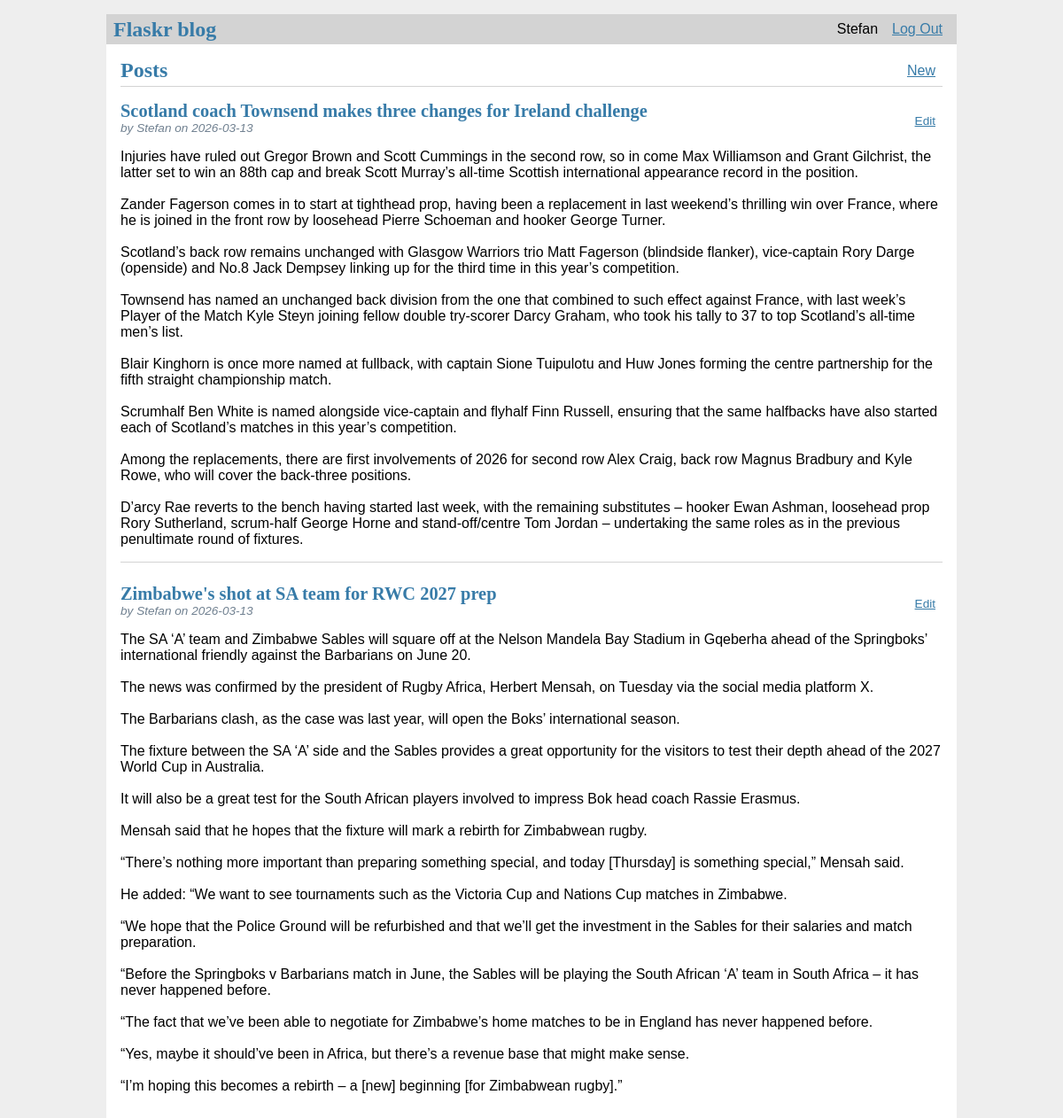
Screenshot of / (signed in) with the database file from the repository.
### tables this page shows
CREATE TABLE user (
  id INTEGER PRIMARY KEY AUTOINCREMENT,
  username TEXT UNIQUE NOT NULL,
  password TEXT NOT NULL
);

CREATE TABLE post (
  id INTEGER PRIMARY KEY AUTOINCREMENT,
  author_id INTEGER NOT NULL,
  created TIMESTAMP NOT NULL DEFAULT CURRENT_TIMESTAMP,
  title TEXT NOT NULL,
  body TEXT NOT NULL,
  FOREIGN KEY (author_id) REFERENCES user (id)
);

### flaskr/blog.py (the view)
@bp.route('/')
def index():
    db = get_db()
    posts = db.execute(
        'SELECT p.id, title, body, created, author_id, username'
        ' FROM post p JOIN user u ON p.author_id = u.id'
        ' ORDER BY created DESC'
    ).fetchall()
    return render_template('blog/index.html', posts=posts)

### flaskr/auth.py (called while the page is built)
@bp.before_app_request
def load_logged_in_user():
    user_id = session.get('user_id')
    if user_id is None:
        g.user = None
    else:
        g.user = get_db().execute(
            'SELECT * FROM user WHERE id = ?', (user_id,)
        ).fetchone()

### flaskr/db.py (called while the page is built)
def get_db():
    if 'db' not in g:
        g.db = sqlite3.connect(
            current_app.config['DATABASE'],
            detect_types=sqlite3.PARSE_DECLTYPES
        )
        g.db.row_factory = sqlite3.Row
    return g.db

### flaskr/templates/blog/index.html
{% extends 'base.html' %}
{% block header %}
  <h1>{% block title %}Posts{% endblock %}</h1>
  {% if g.user %}
    <a class="action" href="{{ url_for('blog.create') }}">New</a>
  {% endif %}
{% endblock %}
{% block content %}
  {% for post in posts %}
    <article class="post">
      <header>
        <div>
          <h1>{{ post['title'] }}</h1>
          <div class="about">by {{ post['username'] }} on {{ post['created'].strftime('%Y-%m-%d') }}</div>
        </div>
        {% if g.user['id'] == post['author_id'] %}
          <a class="action" href="{{ url_for('blog.update', id=post['id']) }}">Edit</a>
        {% endif %}
      </header>
      <p class="body">{{ post['body'] }}</p>
    </article>
    {% if not loop.last %}
      <hr>
    {% endif %}
  {% endfor %}
{% endblock %}

### flaskr/templates/base.html (shortened to what this page needs)
<!doctype html>
<link rel="stylesheet" href="{{ url_for('static', filename='style.css') }}">
<nav>
  <h1>Flaskr blog</h1>
  <ul>
    {% if g.user %}
      <li><span>{{ g.user['username'] }}</span>
      <li><a href="{{ url_for('auth.logout') }}">Log Out</a>
    {% else %}
      <li><a href="{{ url_for('auth.register') }}">Register</a>
      <li><a href="{{ url_for('auth.login') }}">Log In</a>
    {% endif %}
  </ul>
</nav>
<section class="content">
  <header>
    {% block header %}{% endblock %}
  </header>
  {% block content %}{% endblock %}
</section>

### flaskr/static/style.css (style rules this page uses)
h1 { font-family: serif; color: #377ba8; margin: 1rem 0; }
a { color: #377ba8; }
hr { border: none; border-top: 1px solid lightgray; }
nav { background: lightgray; display: flex; align-items: center; padding: 0 0.5rem; }
nav h1 { flex: auto; margin: 0; }
nav ul { display: flex; list-style: none; margin: 0; padding: 0; }
nav ul li a, nav ul li span, header .action { display: block; padding: 0.5rem; }
.content { padding: 0 1rem 1rem; }
.content > header { border-bottom: 1px solid lightgray; display: flex; align-items: flex-end; }
.content > header h1 { flex: auto; margin: 1rem 0 0.25rem 0; }
.post > header { display: flex; align-items: flex-end; font-size: 0.85em; }
.post > header > div:first-of-type { flex: auto; }
.post > header h1 { font-size: 1.5em; margin-bottom: 0; }
.post .about { color: slategray; font-style: italic; }
.post .body { white-space: pre-line; }
.content:last-child { margin-bottom: 0; }

### rows the page displays
user: user.username "Stefan"
post: title "Scotland coach Townsend makes three changes for Ireland challenge", username "Stefan", created "2026-03-13", body "Injuries have ruled out Gregor Brown and Scott Cummings in the second row, so in come Max Williamson and Grant Gilchrist, the latter set to win an 88th cap and break Scott Murray’s all-time Scottish international appearance record in the position. Zander Fagerson comes in to start at tighthead prop, having been a replacement in last weekend’s thrilling win over France, where he is joined in the front row by loosehead Pierre Schoeman and hooker George Turner. Scotland’s back row remains unchanged with Glasgow Warriors trio Matt Fagerson (blindside flanker), vice-captain Rory Darge (openside) and No.8 Jack Dempsey linking up for the third time in this year’s competition. Townsend has named an…"
post: title "Zimbabwe's shot at SA team for RWC 2027 prep", username "Stefan", created "2026-03-13", body "The SA ‘A’ team and Zimbabwe Sables will square off at the Nelson Mandela Bay Stadium in Gqeberha ahead of the Springboks’ international friendly against the Barbarians on June 20. The news was confirmed by the president of Rugby Africa, Herbert Mensah, on Tuesday via the social media platform X. The Barbarians clash, as the case was last year, will open the Boks’ international season. The fixture between the SA ‘A’ side and the Sables provides a great opportunity for the visitors to test their depth ahead of the 2027 World Cup in Australia. It will also be a great test for the South African players involved to impress Bok head coach Rassie Erasmus. Mensah said that he hopes that the…"
